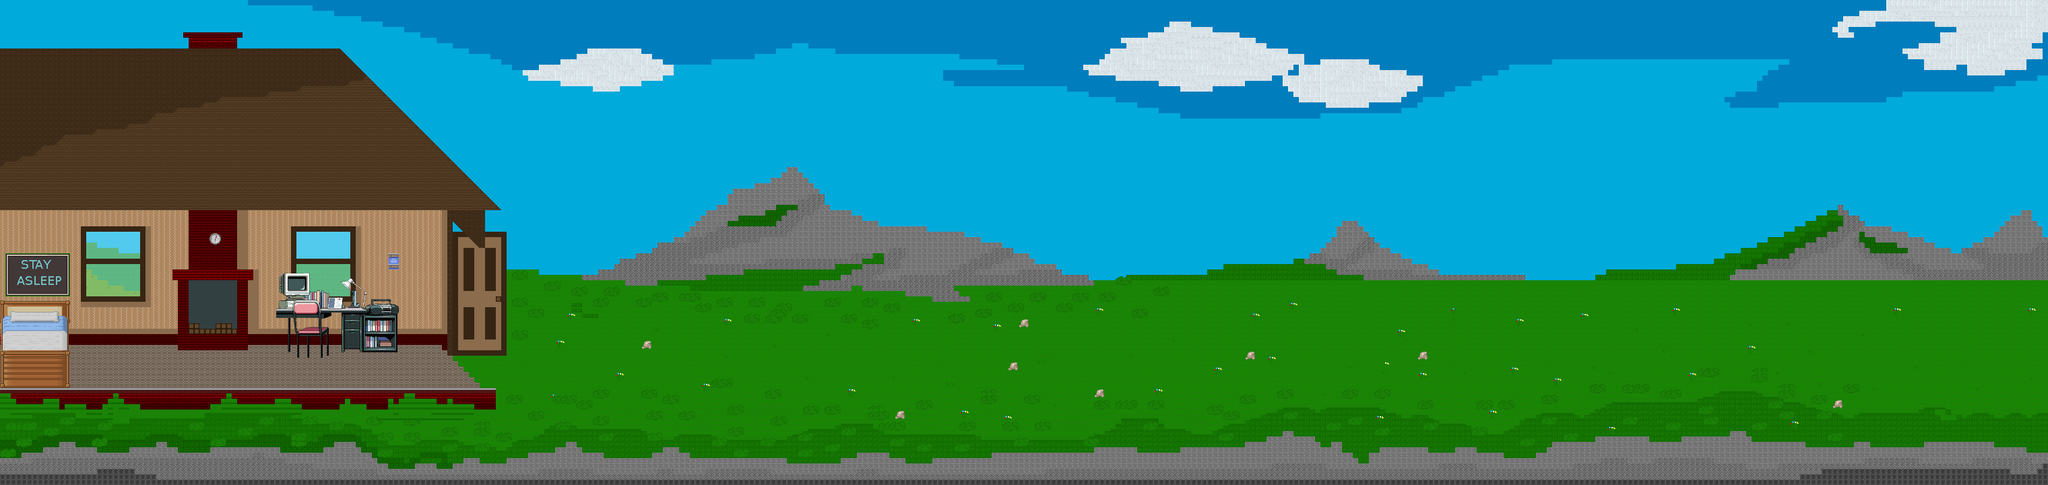

The image is a tile-based game level rendered from a .tmx file. Its description and source (layers, tilesets, objects; grid data summarised) follow:
An orthogonal 380x90 tile map with 8x8 px tiles, 4 tile layers (MOVE, BASE, HOUSE, FRONT), 6 tilesets.

<map version="1.5" tiledversion="1.6.0" orientation="orthogonal" renderorder="left-up" width="380" height="90" tilewidth="8" tileheight="8" infinite="0" nextlayerid="10" nextobjectid="1">
 <tileset firstgid="1" source="open_tileset.tsx" />
 <tileset firstgid="27361" source="Interior-Furniture.tsx" />
 <tileset firstgid="31457" source="Interior-Walls-Beige.tsx" />
 <tileset firstgid="33057" source="New.tsx" />
 <tileset firstgid="33121" name="table2" tilewidth="8" tileheight="8" tilecount="368" columns="23">
  <image source="table.png" width="188" height="128" />
 </tileset>
 <tileset firstgid="33489" name="table_pc" tilewidth="8" tileheight="8" tilecount="368" columns="23">
  <image source="table.png" width="188" height="128" />
 </tileset>
 <layer id="1" name="MOVE" width="380" height="90">
  <data>[34200 cells, 418 non-empty, 58 distinct tile ids]</data>
 </layer>
 <layer id="3" name="BASE" width="380" height="90">
  <data>[34200 cells, 34179 non-empty, 19 distinct tile ids]</data>
 </layer>
 <layer id="4" name="HOUSE" width="380" height="90">
  <data>[34200 cells, 5761 non-empty, 133 distinct tile ids]</data>
 </layer>
 <layer id="8" name="FRONT" width="380" height="90">
  <data>[34200 cells, 2728 non-empty, 556 distinct tile ids]</data>
 </layer>
</map>
